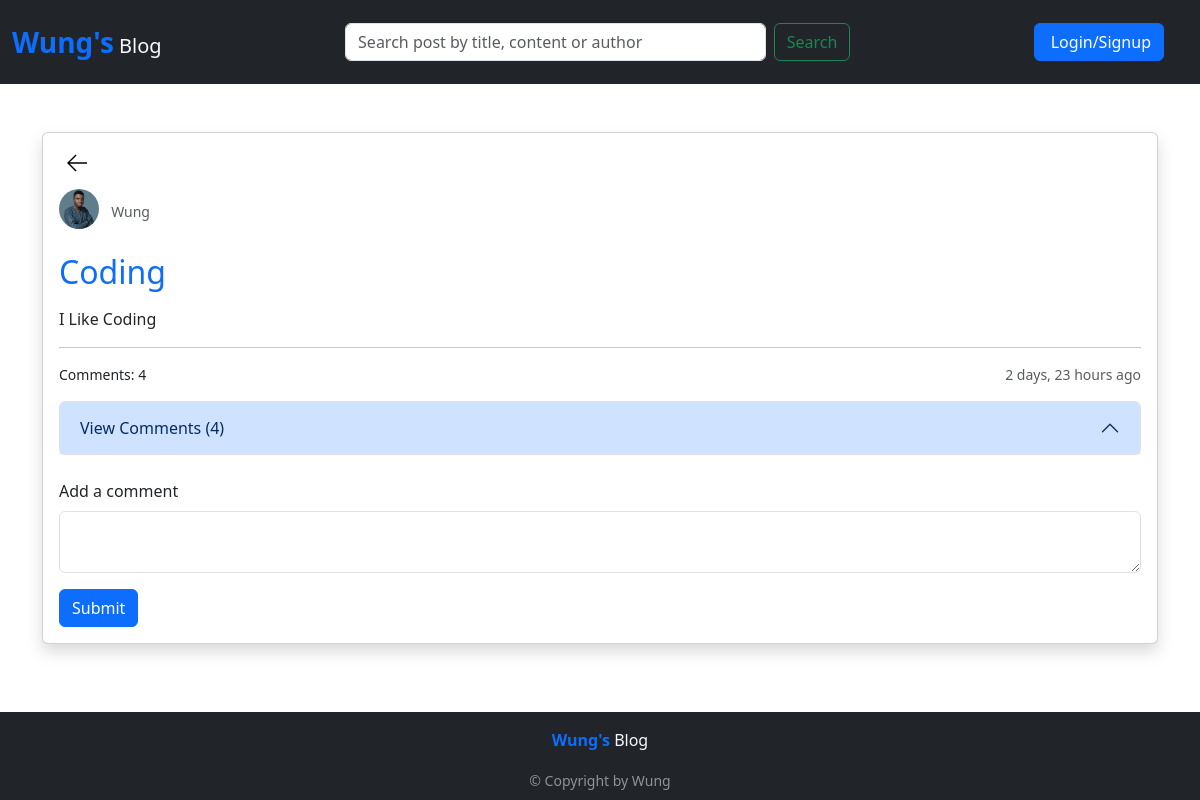
Screenshot of /detail/16 with the database file from the repository.
### blog/models.py (models this page shows, shortened)
class UserProfile(models.Model):
    user = models.OneToOneField(User, on_delete=models.CASCADE)
    bio = models.TextField(blank=True)
    profile_picture = models.ImageField(upload_to='profile_pictures', null=True, blank=True)
    created = models.DateTimeField(auto_now_add=True)
    updated = models.DateTimeField(auto_now=True)

class Post(models.Model):
    title = models.CharField(max_length=200)
    content = models.TextField(blank=True)
    author = models.ForeignKey(User, on_delete=models.CASCADE, related_name='posts')
    created = models.DateTimeField(auto_now_add=True)
    updated = models.DateTimeField(auto_now=True)
    class Meta:
        ordering = ['-updated', '-created']

### blog/views.py (the view)
# urls.py: path('detail/<str:pk>', views.detail, name="detail"),
def detail(request, pk):
    post = get_object_or_404(Post.objects.annotate(comment_count=Count('comments')), id=pk)
    comments = Comment.objects.filter(post=post).select_related('author')
    user_profile, created = UserProfile.objects.get_or_create(user=post.author)
    if request.method == "POST":
        form = CommentForm(request.POST)
        if form.is_valid():
            comment = form.save(commit=False)
            comment.author = request.user
            comment.post = post
            comment.save()
            messages.success(request, "Comment added successfully.")
            return redirect('comment-post', pk=pk)
    else:
        form = CommentForm()
    context = {
        'post':post,
        'user_profile':user_profile,
        'comments':comments
        }
    return render(request, 'detail.html', context)

### blog/context_processors.py (called while the page is built)
def user_profile(request):
    if request.user.is_authenticated:
        try:
            user_profile, created = UserProfile.objects.get_or_create(user=request.user)
        except UserProfile.DoesNotExist:
            user_profile = None
    else:
        user_profile = None
    return {'user_profile': user_profile}

### blog/templatetags/comment_extras.py (called while the page is built)
@register.filter
def get_profile(profiles_dict, user):
    if isinstance(profiles_dict, dict):
        return profiles_dict.get(user)
    else:
        return None  # Or any other appropriate value

### templates/detail.html (shortened to what this page needs)
{% extends 'includes/base.html' %}
{% load static %}
{% block content %}
<div class="container my-5">
    <div class="card shadow">
        <div class="card-body">
            {% include 'mixed.html' %}
            {% include 'individual_detail.html' %}
        </div>
    </div>
</div>
{% endblock %}

### templates/mixed.html
{% load static %}
{% block content %}
<a href="{% url 'home' %}" class="text-decoration-none">
    <svg version="1.1" xmlns="http://www.w3.org/2000/svg" class="ms-2" width="20" height="20" viewBox="0 0 32 32"
        class="mb-3">
        <title>arrow-left</title>
        <path
            d="M13.723 2.286l-13.723 13.714 13.719 13.714 1.616-1.611-10.96-10.96h27.625v-2.286h-27.625l10.965-10.965-1.616-1.607z">
        </path>
    </svg>
</a>
<div class="d-flex align-items-center mb-3">
    <a href="#" class="text-decoration-none me-2 mt-3">
        {% if user_profile.profile_picture %}
            <img src="{{ user_profile.profile_picture.url }}" width="40" height="40" class="profile-picture rounded-circle mb-2" alt="Profile Picture">
                {% else %}
            <img src="{% static 'images/th.jpeg' %}" class="rounded-circle me-2" width="40" height="40" alt="User Profile">
        {% endif %}
        <small class="text-muted text-capitalize ms-2">{{ post.author }}</small>
    </a>
</div>
<h2 class="card-title text-capitalize mb-3 text-primary">{{ post.title }}</h2>
<p class="card-text text-capitalize">{{ post.content }}</p>
<hr>
{% endblock %}

### templates/individual_detail.html (shortened to what this page needs)
{% load static %}
{% load comment_extras %}
{% block content %}
<div class="d-flex justify-content-between align-items-center">
    {% if post.comment_count <= 1 %}
        <small>Comment: {{ post.comment_count }}</small>
    {% elif post.comment_count > 1 %}
        <small>Comments: {{ post.comment_count }}</small>
    {% endif %}
    <small class="text-muted">{{ post.created|timesince }} ago</small>
</div>
{% if post.comment_count > 0 %}
<div class="accordion mt-3" id="commentsAccordion">
    <div class="accordion-item">
        <h2 class="accordion-header" id="headingOne">
            <button class="accordion-button" type="button" data-bs-toggle="collapse" data-bs-target="#collapseOne" aria-expanded="true" aria-controls="collapseOne">
                View Comments ({{ post.comment_count }})
            </button>
        </h2>
    </div>
</div>
{% else %}
<p>No comments yet.</p>
{% endif %}
<div class="mt-4">
    <form action="" method="POST">
        <div class="mb-3">
            <label for="comment" class="form-label">Add a comment</label>
            <textarea class="form-control" id="comment" name="content" rows="2" required></textarea>
        </div>
        <button type="submit" class="btn btn-primary">Submit</button>
    </form>
</div>
{% endblock %}

### static/styles/main.css (style rules this page uses)
html, body { height: 100%; }
body { display: flex; flex-direction: column; }

### templates/includes/base.html (style rules this page uses)
html, body { height: 100%; }
body { display: flex; flex-direction: column; }

### rows the page displays
UserProfile: profile_picture (picture)
Post: author "Wung", title "Coding", content "I Like Coding", comment_count "4", created "2 days, 23 hours"
